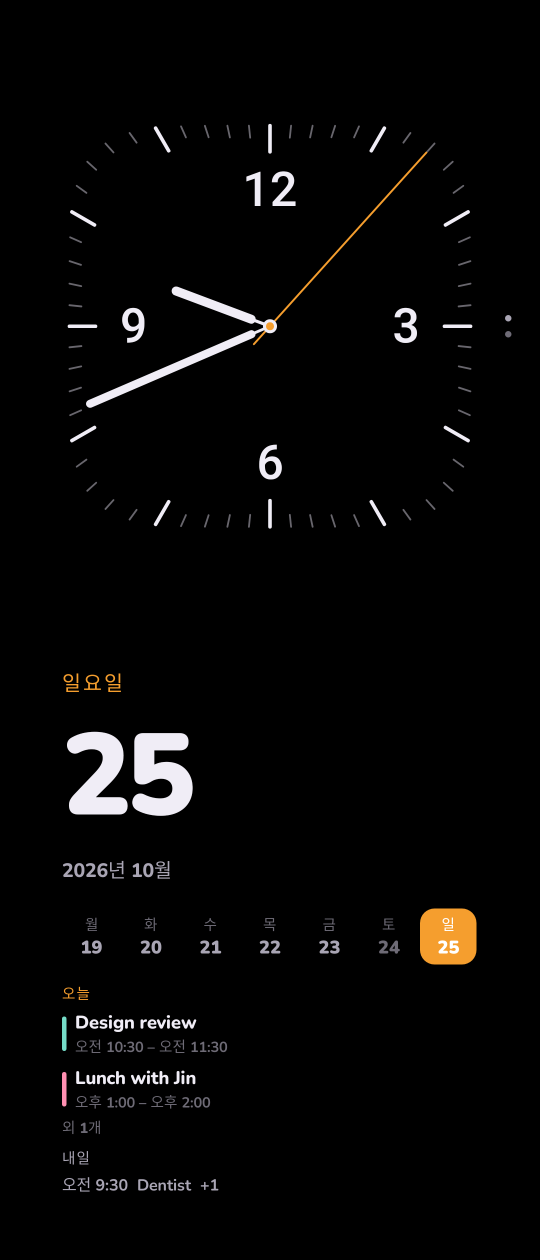
#> input picture app/screenshots/flip8_tabletop_clock.png, 1080 x 2520 px (shown at 1/2 size); its folder holds 4 pictures in this run
$ python make-portrait-trio.py
#> lines starting #> are read from the running program, lines starting #| are printed output that depends on the picture; pictures that were not available may be replaced by others from this repository, and a replacement may not be noted
#!/usr/bin/env python3
"""README의 세로 예시 3장(플립 반쯤 접기 · 폴드 펼쳐 반쯤 접기 · S 시리즈 세로)을 한 장으로 합친다.
화면 스냅숏 기준 그림(app/screenshots)을 다시 만들었으면 이것도 다시 돌린다.
    python3 scripts/make-portrait-trio.py
"""
from pathlib import Path
from PIL import Image

ROOT = Path(__file__).resolve().parent.parent
NAMES = ["flip8_tabletop_clock", "fold8_inner_tabletop", "galaxy_s_port_calendar"]
HEIGHT, GAP = 560, 24

ims = [Image.open(ROOT / "app/screenshots" / f"{n}.png").convert("RGBA") for n in NAMES]
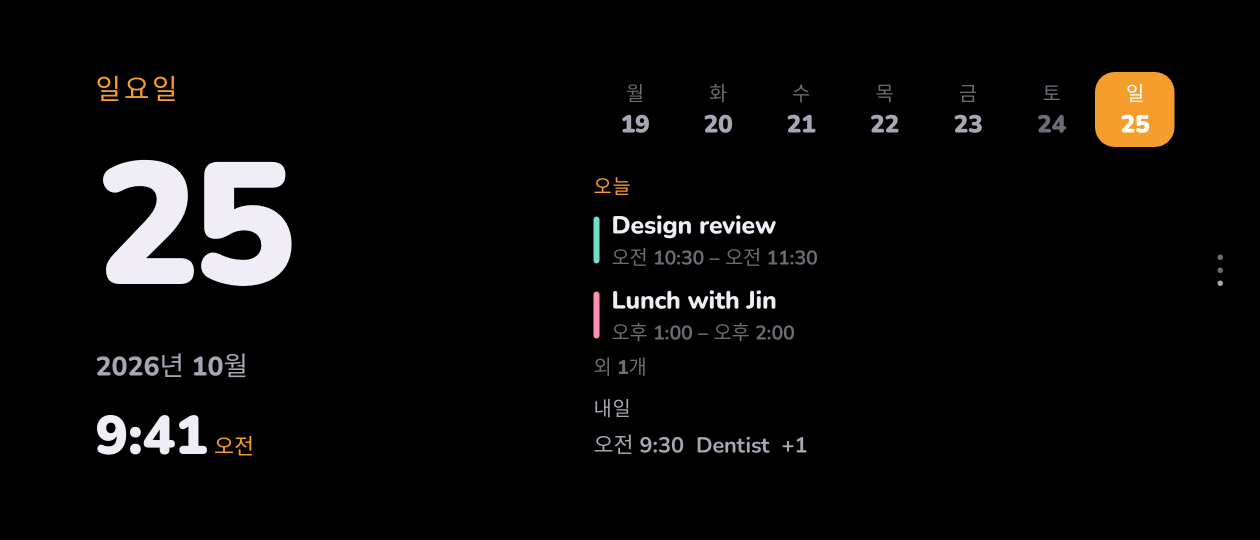
#> input picture app/screenshots/flip8_land_calendar.png, 2520 x 1080 px, given in place of fold8_inner_tabletop.png, which was not available (shown at 1/2 size)
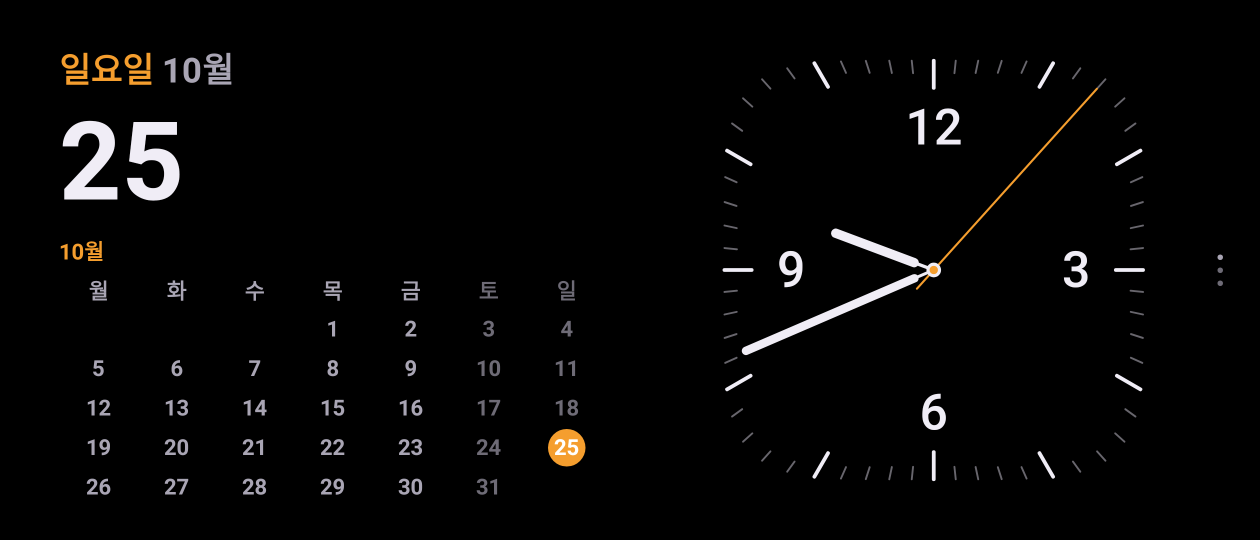
#> input picture app/screenshots/flip8_land_clock.png, 2520 x 1080 px, given in place of galaxy_s_port_calendar.png, which was not available (shown at 1/2 size)
#> ims = 3 items
ims = [im.resize((round(im.width * HEIGHT / im.height), HEIGHT), Image.LANCZOS) for im in ims]
out = Image.new("RGBA", (sum(i.width for i in ims) + GAP * (len(ims) - 1), HEIGHT), (0, 0, 0, 0))
#> out: PIL image 2902x560 RGBA; every value is 0
x = 0
for im in ims:
    out.paste(im, (x, 0))
    x += im.width + GAP
#> this loop made 3 passes
#> x on passes 1 to 3: 264, 1595, 2926
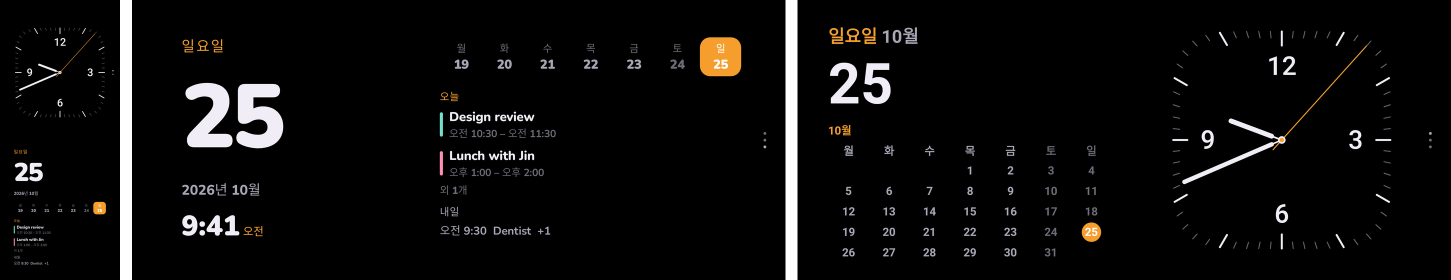
#> out: PIL image 2902x560 RGBA (shown at 1/2 size); mean R, G, B, A 8.3, 7.7, 7.2, 250.8; transparent parts drawn white
#> after the loop, x = 2926
out.save(ROOT / "screenshots/portrait-trio.png", optimize=True)
print("screenshots/portrait-trio.png", out.size)
#| screenshots/portrait-trio.png (2902, 560)
